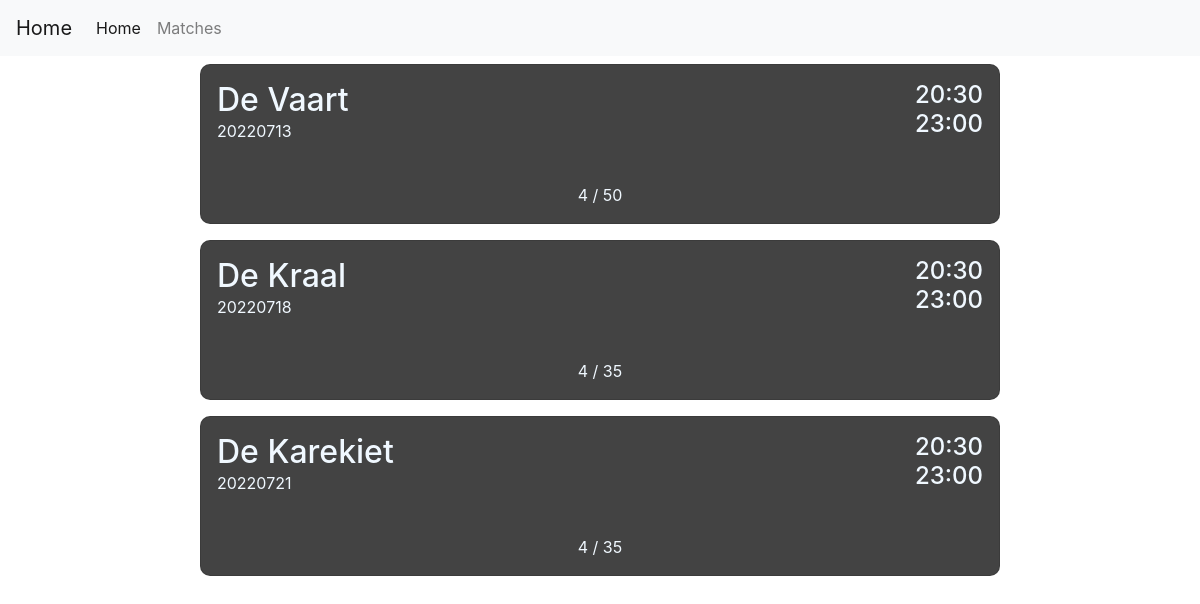
Screenshot of /matches with the database file from the repository.
### tables this page shows
CREATE TABLE MATCHDAYS ([id] INTEGER PRIMARY KEY,[date] text, [starttime] text, [endtime] text, [location] text, [max] int, [open] BIT);

### Program.py (the view)
@app.route('/matches', methods=['GET', 'POST'])
def matches():
    if request.method == 'POST':
        matchday = int(request.form.get('dateBtn'))
        return redirect(url_for('signup', matchday = matchday, message = ''))
    conn = sqlite3.connect('Volleyball.db')
    c = conn.cursor()
    match_list = c.execute("SELECT * FROM MATCHDAYS").fetchall()
    player_list = c.execute("SELECT date FROM PLAYER").fetchall()
    matchdays = {i[1]:0 for i in match_list}
    for i in [j[0] for j in player_list]:
        matchdays[i] = matchdays[i] + 1
    match_list = [list(i) + [matchdays[(i[1])]] for i in match_list]
    return render_template('matches.html', list=match_list, n_list=len(match_list))

### Program.py (called while the page is built)
@app.after_request
def add_header(r):
    return r

### templates/matches.html (shortened to what this page needs)
{% extends 'layout.html' %}
{% block body %}
<link rel="stylesheet" href="../static/matches.css">
<div class="container-fluid">
    <div class="one">
        {% for i in range(n_list) %}
        <form id="{{list[i][1]}}" method="POST" action="">
            <div class="matches">
                <div id="{{ list[i][1] }}" class="card" name="cardname" onclick="document.getElementById('{{list[i][1]}}').submit();">
                    <div class="header">
                        <div>
                            <h2 class="title">{{ list[i][4] }}</h2>
                            <p class="date">{{ list[i][1] }}</p>
                        </div>
                        <div class="time">
                            <h4 class="stamp">{{ list[i][2] }}</h4>
                            <h4 class="stamp">{{ list[i][3] }}</h4>
                        </div>
                    </div>
                    <div class="participants">
                        <p>{{ list[i][7] }} / {{ list[i][5] }}</p>
                    </div>
                </div>
            </div>
        </form>
        {% endfor %}
    </div>
</div>
{% endblock %}

### templates/layout.html (shortened to what this page needs)
<!doctype html>
<html lang="en">
  <head>
    <link rel="stylesheet" href="https://cdn.jsdelivr.net/npm/bootstrap@4.3.1/dist/css/bootstrap.min.css">
  </head>
  <body>
    {% include 'navbar.html' %}
    {% block body %}{% endblock %}
  </body>
</html>

### templates/navbar.html (shortened to what this page needs)
<nav class="navbar navbar-expand-lg navbar-light bg-light">
  <a class="navbar-brand" href="/matches">Home</a>
  <div class="collapse navbar-collapse" id="navbarNavAltMarkup">
    <div class="navbar-nav">
      <a class="nav-item nav-link active" href="/">Home <span class="sr-only">(current)</span></a>
      <a class="nav-item nav-link" href="/matches">Matches</a>
    </div>
  </div>
</nav>

### static/matches.css (style rules this page uses)
.matches { display: flex; justify-content: center; }
.card { background-color: rgb(67, 67, 67); color: aliceblue; height: 10rem; width: 50rem; border-radius: 10px; display: flex; justify-content: space-between; margin: 0.5rem 0; transition: 0.3s; }
.title { margin: 1rem 1rem 0 1rem; }
.header { display: flex; justify-content: space-between; }
.time { display: flex; flex-direction: column; margin: 1em; }
.stamp { margin: 0; }
.date { margin: 0 0 0 1rem; }
.participants { display: flex; justify-content: center; }

### rows the page displays
MATCHDAYS: location "De Vaart", date "20220713", starttime "20:30", endtime "23:00", max "50"
MATCHDAYS: location "De Kraal", date "20220718", starttime "20:30", endtime "23:00", max "35"
MATCHDAYS: location "De Karekiet", date "20220721", starttime "20:30", endtime "23:00", max "35"

### other values shown
{{ list[i][7] }} "4" "4" "4"
